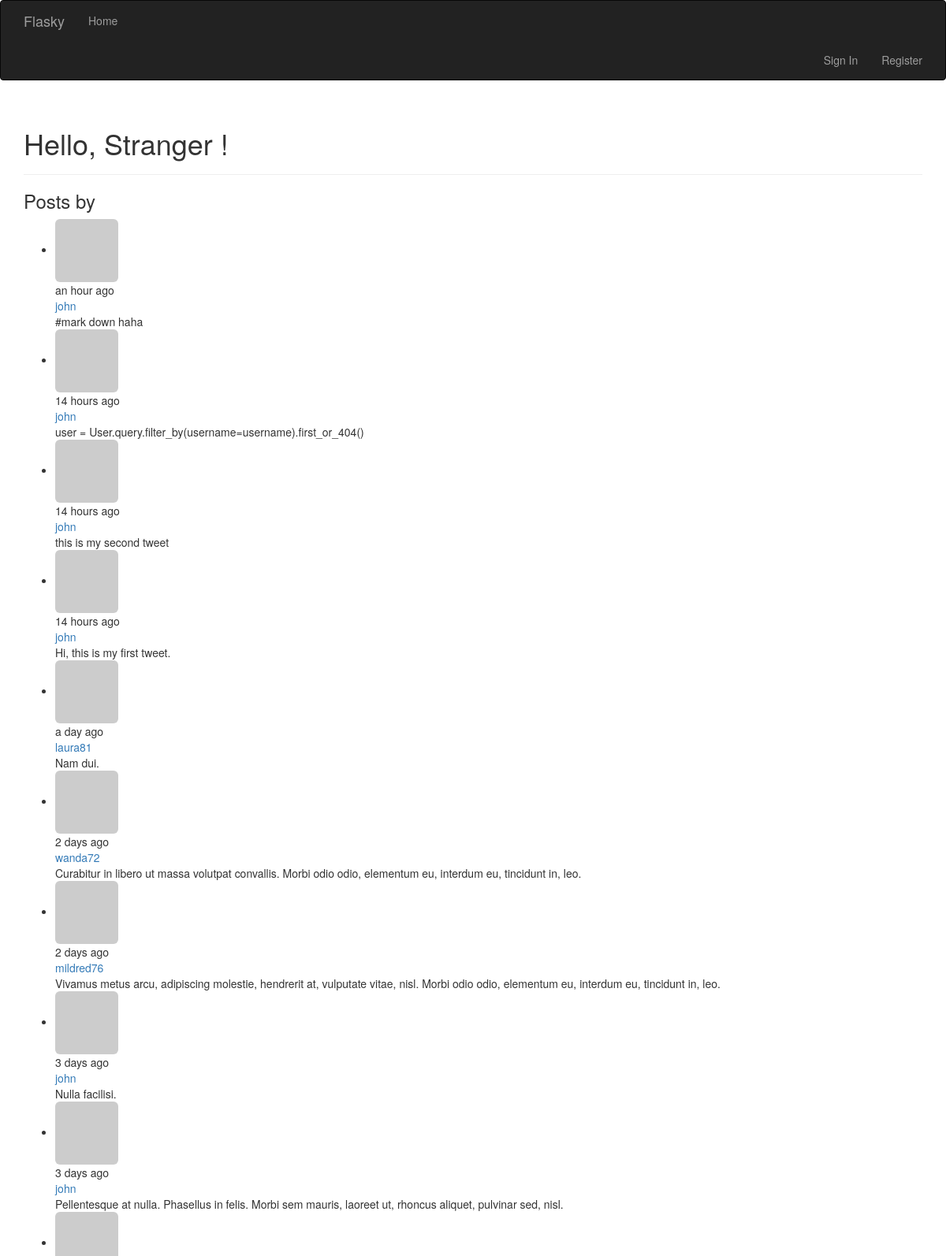
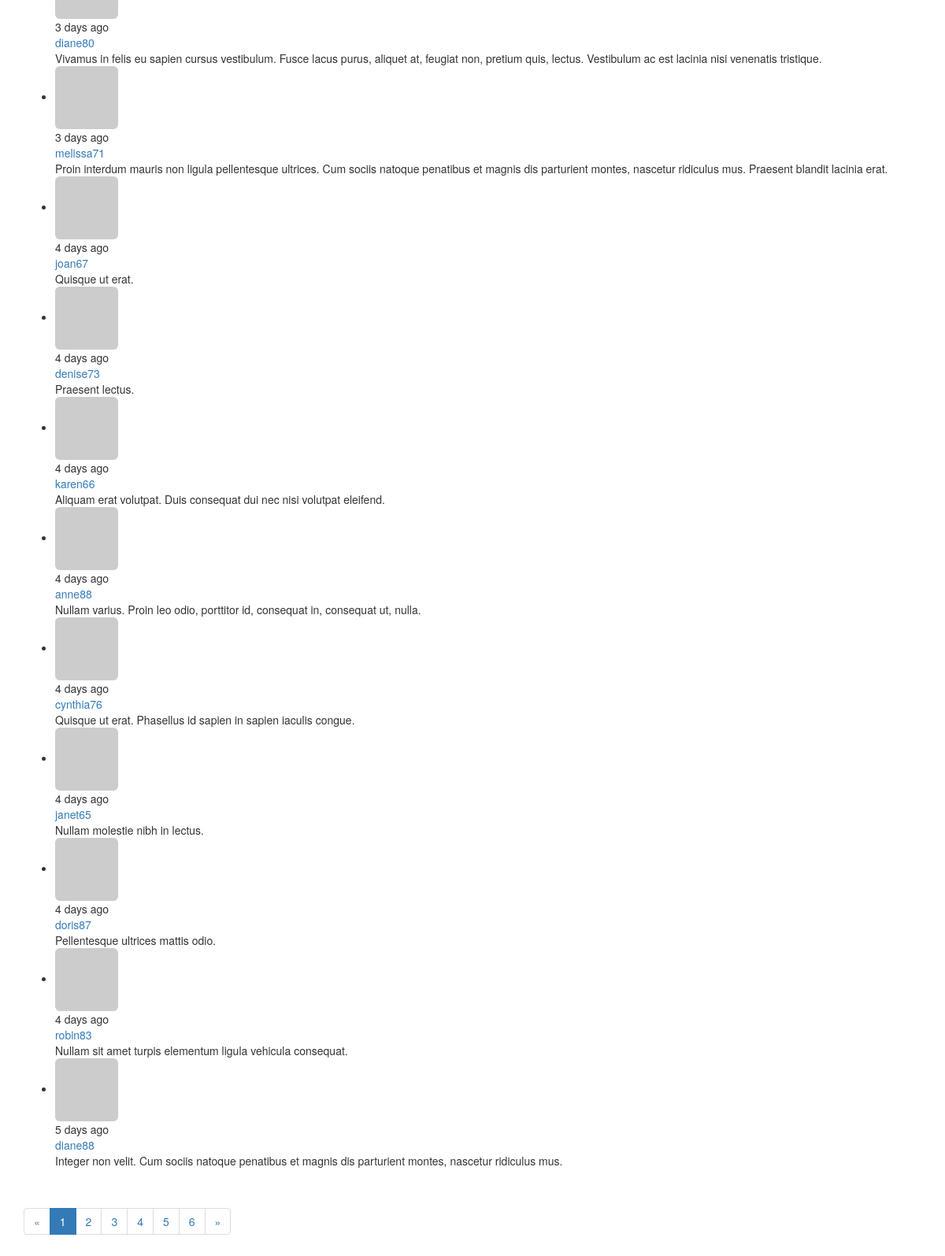
The page / on the database its author committed (2 pictures, top to bottom).
### app/models.py (models this page shows, shortened)
class Post(db.Model):
    __tablename__ = 'posts'
    id = db.Column(db.Integer, primary_key=True)
    body = db.Column(db.Text)
    timestamp = db.Column(db.DateTime, index=True, default=datetime.datetime.utcnow)
    author_id = db.Column(db.Integer, db.ForeignKey('users.id'))

class User(UserMixin, db.Model):
    __tablename__ = 'users'
    id = db.Column(db.Integer, primary_key=True)
    email = db.Column(db.String(64), unique=True, index=True)
    username = db.Column(db.String(64), unique=True, index=True)
    password_hash = db.Column(db.String(128))
    role_id = db.Column(db.Integer, db.ForeignKey('roles.id'))
    confirmed = db.Column(db.Boolean, default=False)
    name = db.Column(db.String(64))
    location = db.Column(db.String(64))
    about_me = db.Column(db.Text())
    avatar_hash = db.Column(db.String(32))
    member_since = db.Column(db.DateTime(), default=datetime.datetime.utcnow)
    last_seen = db.Column(db.DateTime(), default=datetime.datetime.utcnow)
    posts = db.relationship('Post', backref='author', lazy='dynamic')
    @property
    def password(self):
        raise AttributeError('password is not a readable attribute')
    def gravatar(self, size=100, default='identicon', rating='g'):
        if request.is_secure:
            url = 'https://secure.gravatar.com/avator'
        else:
            url = 'http://www.gravatar.com/avatar'
        hash = hashlib.md5(self.email.encode('utf-8')).hexdigest()
        return '{url}/{hash}?s={size}&d={default}&r={rating}'.format(
            url=url, hash=hash, size=size, default=default, rating=rating)

### app/main/views.py (the view)
@main.route('/', methods=['GET', 'POST'])
def index():
    form = PostForm()
    if current_user.can(Permission.WRITE_ARTICLES) and \
            form.validate_on_submit():
        post = Post(body=form.body.data,
                    author=current_user._get_current_object())
        db.session.add(post)
        return redirect(url_for('.index'))
    page = request.args.get('page', 1, type=int)
    pagination = Post.query.order_by(Post.timestamp.desc()).paginate(
        page, per_page=current_app.config['FLASKY_POSTS_PER_PAGE'],
        error_out=False
    )
    posts = pagination.items
    return render_template('index.html', form=form, posts=posts,
                           pagination=pagination)

### app/auth/views.py (called while the page is built)
@auth.before_app_request
def before_request():
    if current_user.is_authenticated:
        current_user.ping()
        if current_user.confirmed and request.endpoint[:5] != 'auth.' and request.endpoint != 'static':
            return redirect(url_for('auth.unconfirmed'))

### app/main/__init__.py (called while the page is built)
@main.app_context_processor
def inject_permissions():
    return dict(Permission=Permission)

### app/models.py (called while the page is built)
    def can(self, permissions):
        return False

### app/templates/index.html (shortened to what this page needs)
{% extends "base.html" %}
{% import "bootstrap/wtf.html" as wtf %}
{% import "_macros.html" as macros %}
{% block page_content %}
<div class="page-header">
    <h1>Hello,
        {% if current_user.is_authenticated %}
        {{ current_user.username }}
        {% else %}
        Stranger
        {% endif %}!</h1>
</div>
<div class="post-tabs">
    <h3>Posts by {{ current_user.username }}</h3>
    {% include '_posts.html' %}
    <div class="pagination">
        {{ macros.pagination_widget(pagination, '.index') }}
    </div>
 </div>
{% endblock %}

### app/templates/_posts.html
<ul class="posts">
    {% for post in posts %}
    <li class="post">
        <div class="profile-thumbnail">
            <a href="{{ url_for('.user', username=post.author.username) }}">
                <img class="img-rounded profile-thumbnail" src="{{ post.author.gravatar(size=40) }}">
            </a>
        </div>
        <div class="post-content">
            <div class="post-date"> {{ moment(post.timestamp).fromNow() }} </div>
            <div class="post-author"><a href="{{ url_for('.user', username=post.author.username) }}">{{ post.author.username }}</a></div>
            <div class="post-body">{{ post.body }}</div>
        </div>
    </li>
    {% endfor %}
</ul>

### rows shown on the page
Post: timestamp "an hour ago", author.username "john", body "#mark down haha"
Post: timestamp "14 hours ago", author.username "john", body "user = User.query.filter_by(username=username).first_or_404()"
Post: timestamp "14 hours ago", author.username "john", body "this is my second tweet"
Post: timestamp "14 hours ago", author.username "john", body "Hi, this is my first tweet."
Post: timestamp "a day ago", author.username "laura81", body "Nam dui."
Post: timestamp "2 days ago", author.username "wanda72", body "Curabitur in libero ut massa volutpat convallis. Morbi odio odio, elementum eu, interdum eu, tincidunt in, leo."
Post: timestamp "2 days ago", author.username "mildred76", body "Vivamus metus arcu, adipiscing molestie, hendrerit at, vulputate vitae, nisl. Morbi odio odio, elementum eu, interdum eu, tincidunt in, leo."
Post: timestamp "3 days ago", author.username "john", body "Nulla facilisi."
Post: timestamp "3 days ago", author.username "john", body "Pellentesque at nulla. Phasellus in felis. Morbi sem mauris, laoreet ut, rhoncus aliquet, pulvinar sed, nisl."
Post: timestamp "3 days ago", author.username "diane80", body "Vivamus in felis eu sapien cursus vestibulum. Fusce lacus purus, aliquet at, feugiat non, pretium quis, lectus. Vestibulum ac est lacinia nisi venenatis tristique."
Post: timestamp "3 days ago", author.username "melissa71", body "Proin interdum mauris non ligula pellentesque ultrices. Cum sociis natoque penatibus et magnis dis parturient montes, nascetur ridiculus mus. Praesent blandit lacinia erat."
Post: timestamp "4 days ago", author.username "joan67", body "Quisque ut erat."
Post: timestamp "4 days ago", author.username "denise73", body "Praesent lectus."
Post: timestamp "4 days ago", author.username "karen66", body "Aliquam erat volutpat. Duis consequat dui nec nisi volutpat eleifend."
Post: timestamp "4 days ago", author.username "anne88", body "Nullam varius. Proin leo odio, porttitor id, consequat in, consequat ut, nulla."
Post: timestamp "4 days ago", author.username "cynthia76", body "Quisque ut erat. Phasellus id sapien in sapien iaculis congue."
Post: timestamp "4 days ago", author.username "janet65", body "Nullam molestie nibh in lectus."
Post: timestamp "4 days ago", author.username "doris87", body "Pellentesque ultrices mattis odio."
Post: timestamp "4 days ago", author.username "robin83", body "Nullam sit amet turpis elementum ligula vehicula consequat."
Post: timestamp "5 days ago", author.username "diane88", body "Integer non velit. Cum sociis natoque penatibus et magnis dis parturient montes, nascetur ridiculus mus."

### other values the page prints
{{ p }} "1"
{{ p }} "2" "3" "4" "5" "6"
